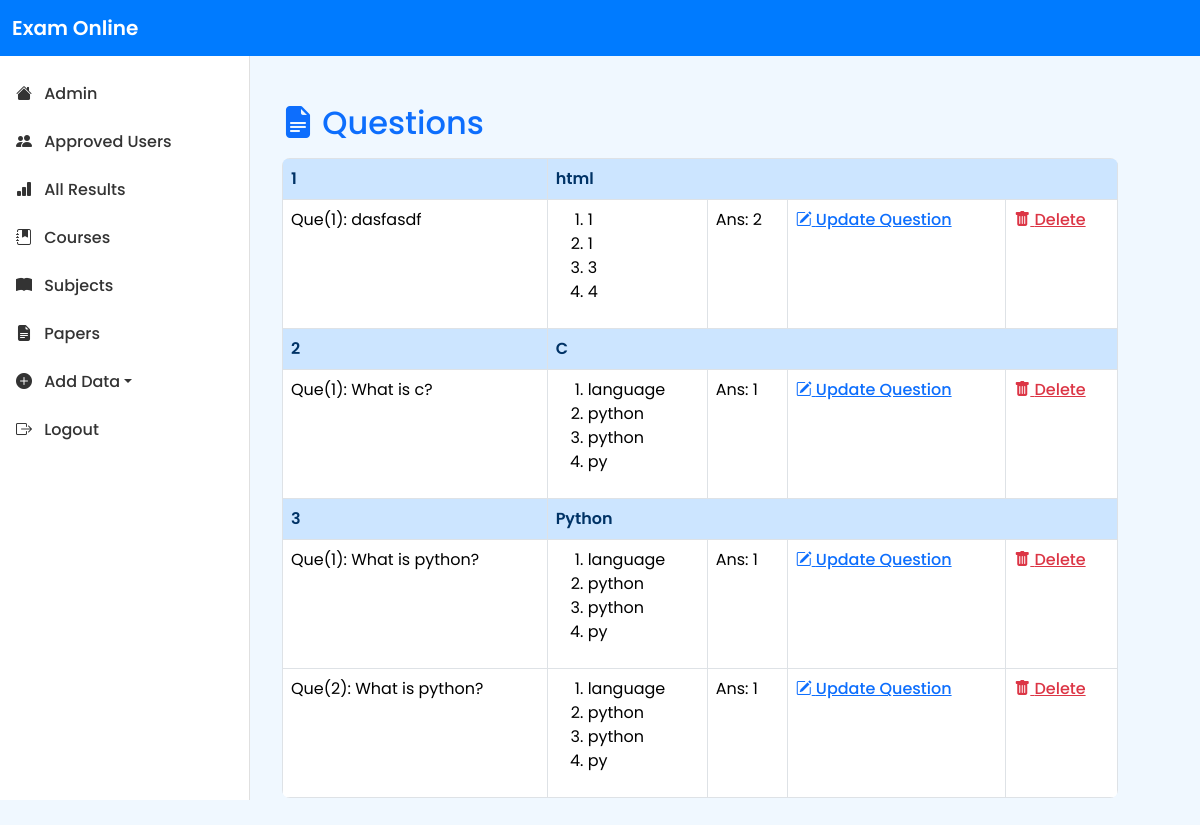
Before: /examapp/paper with the older database file.
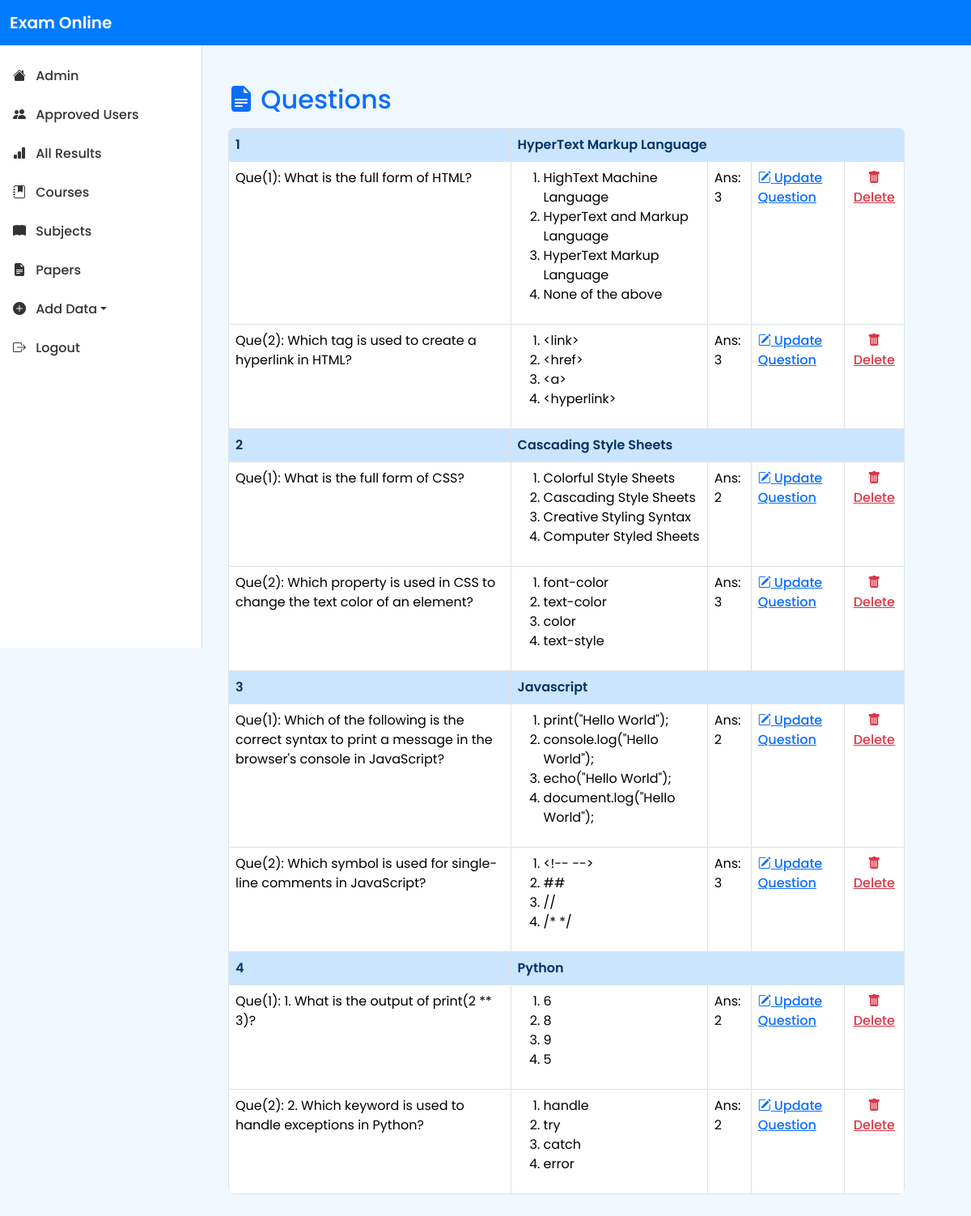
After: the same page with the newer database file.
### examapp/models.py (models this page shows, shortened)
class subjectmodel(models.Model):
    name = models.CharField(max_length=100, unique=True)
    short_name=models.CharField(max_length=50)
    def __str__(self):
        return self.name

class papermodel(models.Model):
    subject = models.ForeignKey(subjectmodel, on_delete=models.CASCADE)
    question = models.CharField(max_length=255)
    option1 = models.CharField(max_length=200)
    option2 = models.CharField(max_length=200)
    option3 = models.CharField(max_length=200)
    option4 = models.CharField(max_length=200)
    answer = models.IntegerField()

### examapp/views.py (the view)
# urls.py: path('paper',views.paper),
def paper(request):
    papers=papermodel.objects.all().order_by('subject')
    questions={}
    for paper in papers:
        if paper.subject not in questions:
            questions[paper.subject] = []
        questions[paper.subject].append(paper)
    return render(request, 'paper.html', {'questions':questions})

### examapp/templates/paper.html (shortened to what this page needs)
{% load static %}
<!DOCTYPE html>
<html lang="en">
<head>
    <link rel="stylesheet" href="{% static 'examapp/css/bootstrap.min.css' %}" />
    <link href="https://cdn.jsdelivr.net/npm/bootstrap-icons@1.10.5/font/bootstrap-icons.css" rel="stylesheet" />
    <link rel="stylesheet" href="{% static 'examapp/css/onlineadmin.css' %}">
</head>
<body>
    <nav class="navbar navbar-expand-lg bg-info fixed-top">
        <div class="container-fluid">
            <a class="navbar-brand text-white" href="/examapp/admin/101"> Exam Online </a>
        </div>
    </nav>
    <div class="sidebar d-none d-lg-block">
        <ul class="navbar-nav flex-column">
            <li class="nav-item active"><a class="nav-link" href="/examapp/admin/101"><i class="bi bi-house-fill"></i>
                    Admin</a></li>
            <li class="nav-item"><a class="nav-link" href="/examapp/viewusers"><i class="bi bi-people-fill"></i>
                    Approved Users</a></li>
            <li class="nav-item"><a class="nav-link" href="/examapp/allresults"><i class="bi bi-bar-chart-fill"></i> All
                    Results</a></li>
            <li class="nav-item"><a class="nav-link" href="/examapp/courses"><i class="bi bi-journal-bookmark-fill"></i>
                    Courses</a></li>
            <li class="nav-item"><a class="nav-link" href="/examapp/subjects"><i class="bi bi-book-fill"></i>
                    Subjects</a></li>
            <li class="nav-item"><a class="nav-link" href="/examapp/paper"><i class="bi bi-file-earmark-text-fill"></i>
                    Papers</a></li>
            <li class="nav-item dropdown">
                <a class="nav-link dropdown-toggle" data-bs-toggle="dropdown" href="#"><i
                        class="bi bi-plus-circle-fill"></i> Add Data</a>
            </li>
            <li class="nav-item"><a class="nav-link" href="/examapp/home"><i class="bi bi-box-arrow-right"></i>
                    Logout</a></li>
        </ul>
    </div>
    <div class="admindata container-fluid">
        <div class="container my-4">
            {% if questions %}
            <h2 class="text-primary mb-3"><i class="bi bi-file-earmark-text-fill"></i> Questions</h2>
            <div class="table-responsive">
                <table class="table table-hover table-bordered">
                    {% for subject, papers in questions.items %}
                    <thead>
                        <tr>
                            <th>{{forloop.counter}}</th>
                            <th colspan="7">{{ subject }}</th>
                        </tr>
                    </thead>
                    <tbody>
                        <tr>
                            {% for paper in papers %}
                            <td>Que({{forloop.counter}}): {{ paper.question }}</td>
                            <td>
                                <ol>
                                    <li>{{ paper.option1 }}</li>
                                    <li>{{ paper.option2 }}</li>
                                    <li>{{ paper.option3 }}</li>
                                    <li>{{ paper.option4 }}</li>
                                </ol>
                            </td>
                            <td>Ans: {{ paper.answer }}</td>
                            <td><a href="/examapp/editpaper/{{paper.id}}" class="btn-none"> <i
                                        class="bi bi-pencil-square"></i> Update Question</a></td>
                            <td> <button onclick="conform(this)" id="{{paper.id}}" value="paper"
                                    class="btn-none  text-danger"><i class="bi bi-trash-fill"></i> Delete</button></td>
                        </tr>
                        {% endfor %}
                        {% endfor %}
                    </tbody>
                </table>
            </div>
            {% endif %}
        </div>
    </div>
</body>
</html>

### examapp/static/examapp/css/onlineadmin.css (style rules this page uses)
* { margin: 0; padding: 0; scroll-behavior: smooth; box-sizing: border-box; }
body { font-family: 'Poppins', sans-serif; background-color: #f0f8ff; }
.navbar { background-color: #007bff !important; }
.navbar-brand { font-weight: 600; }
.sidebar { width: 250px; background-color: #ffffff; height: 100vh; position: fixed; padding-top: 70px; border-right: 1px solid #e0e0e0; }
.sidebar .nav-link { color: #333; font-weight: 500; padding: 0.75rem 1rem; transition: all 0.3s ease; }
.sidebar .bi { margin-right: 8px; }
.admindata { margin-left: 250px; padding: 80px 20px 20px; }

### examapp/templates/paper.html (style rules this page uses)
.btn-none { background: none; border: none; color: #0d6efd; font-weight: 500; text-decoration: underline; cursor: pointer; }
.table { animation: slideFade 0.6s ease; border-radius: 8px; overflow: hidden; }
.table th { background-color: #cce5ff; color: #003366; font-weight: 600; }
.admindata { padding: 80px 20px 20px; margin-left: 0px; transition: margin-left 0.3s ease-in-out; }
@media (min-width: 992px) { .admindata { margin-left: 250px; width: 75vw; } }

Changed rows visible on the page:
removed subjectmodel: name "html"
removed papermodel: question "dasfasdf", option1 "1", option2 "1", option3 "3", option4 "4", answer "2", shown under "html"
removed subjectmodel: name "C"
removed papermodel: question "What is c?", option1 "language", option2 "python", option3 "python", option4 "py", answer "1", shown under "C"
removed papermodel: question "What is python?", option1 "language", option2 "python", option3 "python", option4 "py", answer "1", shown under "Python"
removed papermodel: question "What is python?", option1 "language", option2 "python", option3 "python", option4 "py", answer "1", shown under "Python"
added subjectmodel: name "HyperText Markup Language"
added papermodel: question "What is the full form of HTML?", option1 "HighText Machine Language", option2 "HyperText and Markup Language", option3 "HyperText Markup Language", option4 "None of the above", answer "3"
added papermodel: question "Which tag is used to create a hyperlink in HTML?", option1 "<link>", option2 "<href>", option3 "<a>", option4 "<hyperlink>", answer "3", shown under "HyperText Markup Language"
added subjectmodel: name "Cascading Style Sheets"
added papermodel: question "What is the full form of CSS?", option1 "Colorful Style Sheets", option2 "Cascading Style Sheets", option3 "Creative Styling Syntax", option4 "Computer Styled Sheets", answer "2"
added papermodel: question "Which property is used in CSS to change the text color of an element?", option1 "font-color", option2 "text-color", option3 "color", option4 "text-style", answer "3", shown under "Cascading Style Sheets"
added subjectmodel: name "Javascript"
added papermodel: question "Which of the following is the correct syntax to print a message in the browser's console in JavaScript?", option1 "print(\"Hello World\");", option2 "console.log(\"Hello World\");", option3 "echo(\"Hello World\");", option4 "document.log(\"Hello World\");", answer "2", shown under "Javascript"
added papermodel: question "Which symbol is used for single-line comments in JavaScript?", option1 "<!-- -->", option2 "##", option3 "//", option4 "/* */", answer "3", shown under "Javascript"
added papermodel: question "1. What is the output of print(2 ** 3)?", option1 "6", option2 "8", option3 "9", option4 "5", answer "2", shown under "Python"
added papermodel: question "2. Which keyword is used to handle exceptions in Python?", option1 "handle", option2 "try", option3 "catch", option4 "error", answer "2", shown under "Python"
